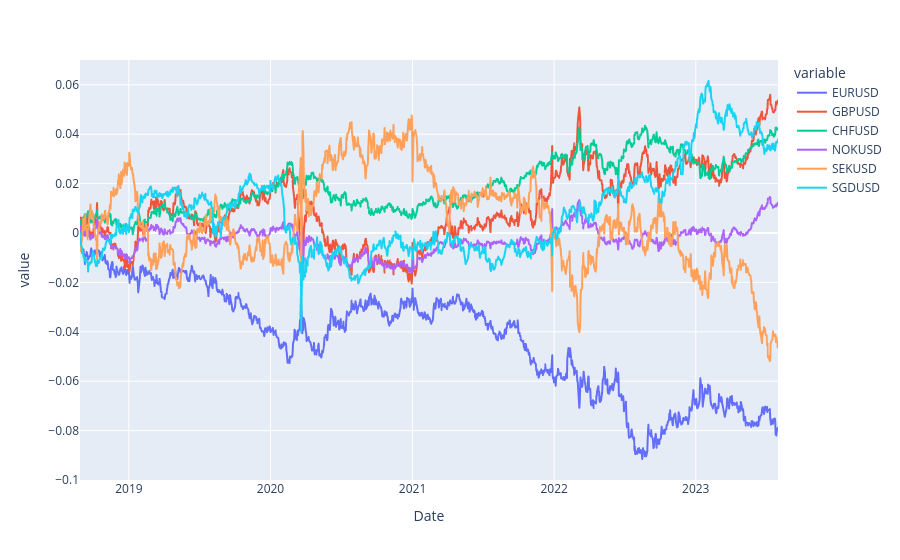

Write notebook code for a chart like this one.
### Code cell
pca_result_test.res_ts_df.plot()

### Figure 1 — Plotly figure (JSON) as saved in the notebook; plotly's stock layout.template omitted (floating-point values rounded to 4 significant figures; data arrays with more than 128 entries replaced by an {"elided": "..."} marker saying what was removed)
{"data": [{"hovertemplate": "variable=EURUSD<br>Date=%{x}<br>value=%{y}<extra></extra>", "legendgroup": "EURUSD", "line": {"color": "#636efa", "dash": "solid"}, "marker": {"symbol": "circle"}, "mode": "lines", "name": "EURUSD", "showlegend": true, "type": "scattergl", "x": {"elided": "1285 str values"}, "xaxis": "x", "y": {"elided": "1285 float values"}, "yaxis": "y"}, {"hovertemplate": "variable=GBPUSD<br>Date=%{x}<br>value=%{y}<extra></extra>", "legendgroup": "GBPUSD", "line": {"color": "#EF553B", "dash": "solid"}, "marker": {"symbol": "circle"}, "mode": "lines", "name": "GBPUSD", "showlegend": true, "type": "scattergl", "x": {"elided": "1285 str values"}, "xaxis": "x", "y": {"elided": "1285 float values"}, "yaxis": "y"}, {"hovertemplate": "variable=CHFUSD<br>Date=%{x}<br>value=%{y}<extra></extra>", "legendgroup": "CHFUSD", "line": {"color": "#00cc96", "dash": "solid"}, "marker": {"symbol": "circle"}, "mode": "lines", "name": "CHFUSD", "showlegend": true, "type": "scattergl", "x": {"elided": "1285 str values"}, "xaxis": "x", "y": {"elided": "1285 float values"}, "yaxis": "y"}, {"hovertemplate": "variable=NOKUSD<br>Date=%{x}<br>value=%{y}<extra></extra>", "legendgroup": "NOKUSD", "line": {"color": "#ab63fa", "dash": "solid"}, "marker": {"symbol": "circle"}, "mode": "lines", "name": "NOKUSD", "showlegend": true, "type": "scattergl", "x": {"elided": "1285 str values"}, "xaxis": "x", "y": {"elided": "1285 float values"}, "yaxis": "y"}, {"hovertemplate": "variable=SEKUSD<br>Date=%{x}<br>value=%{y}<extra></extra>", "legendgroup": "SEKUSD", "line": {"color": "#FFA15A", "dash": "solid"}, "marker": {"symbol": "circle"}, "mode": "lines", "name": "SEKUSD", "showlegend": true, "type": "scattergl", "x": {"elided": "1285 str values"}, "xaxis": "x", "y": {"elided": "1285 float values"}, "yaxis": "y"}, {"hovertemplate": "variable=SGDUSD<br>Date=%{x}<br>value=%{y}<extra></extra>", "legendgroup": "SGDUSD", "line": {"color": "#19d3f3", "dash": "solid"}, "marker": {"symbol": "circle"}, "mode": "lines", "name": "SGDUSD", "showlegend": true, "type": "scattergl", "x": {"elided": "1285 str values"}, "xaxis": "x", "y": {"elided": "1285 float values"}, "yaxis": "y"}], "layout": {"legend": {"title": {"text": "variable"}, "tracegroupgap": 0}, "margin": {"t": 60}, "xaxis": {"anchor": "y", "domain": [0, 1], "title": {"text": "Date"}}, "yaxis": {"anchor": "x", "domain": [0, 1], "title": {"text": "value"}}}}
